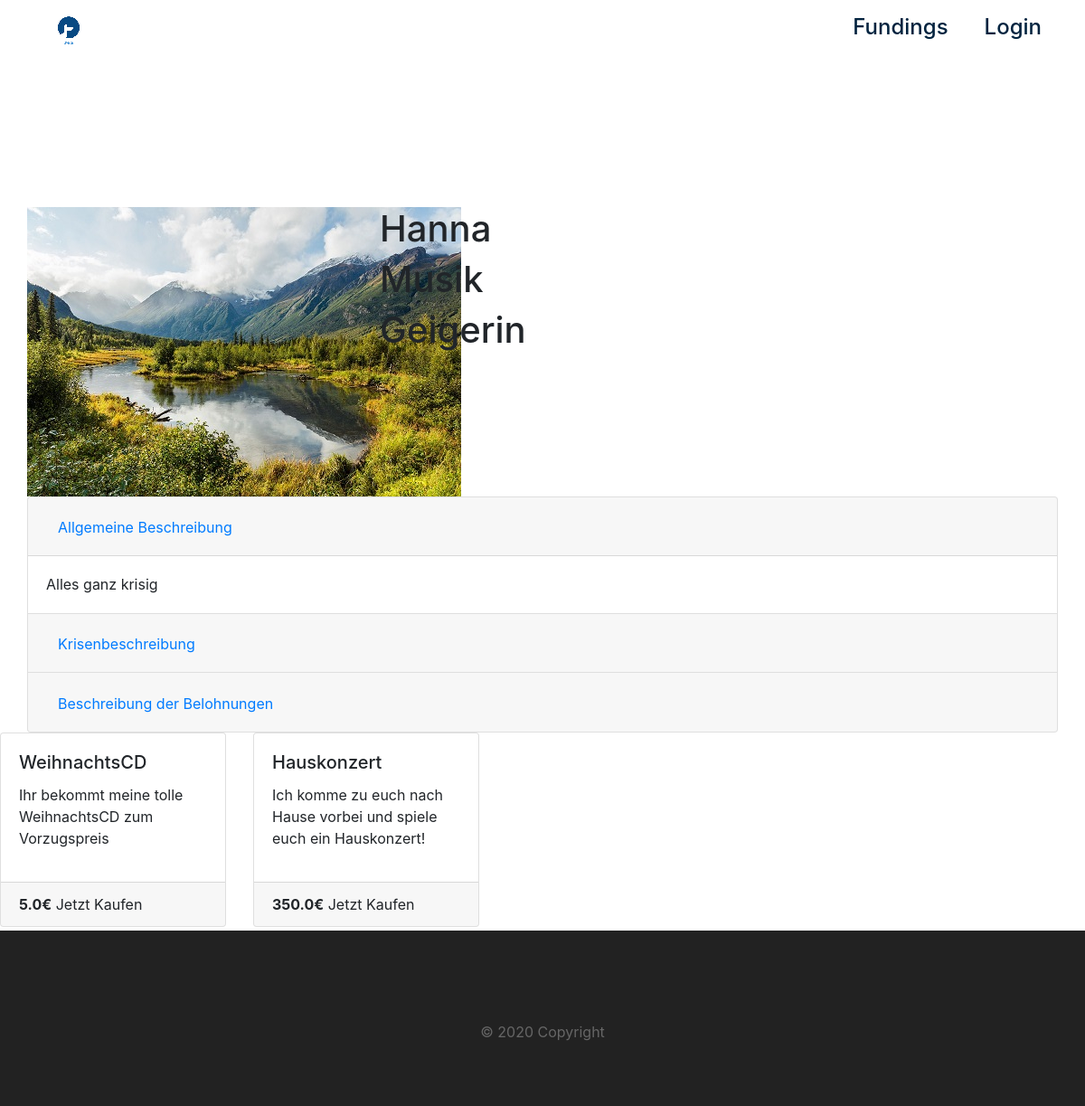
Page /page/1 on the committed database.
### app.py (models this page shows)
class Page(db.Model):
    id = db.Column(db.Integer, primary_key=True)
    creator_id = db.Column(db.Integer, db.ForeignKey("user.id"))
    artist_name = db.Column(db.String)
    artist_category = db.Column(db.String)
    artist_job = db.Column(db.String)
    artist_location_lat = db.Column(db.Float)
    artist_location_long = db.Column(db.Float)
    description_title = db.Column(db.String)
    description_general = db.Column(db.String)
    description_crisis = db.Column(db.String)
    description_rewards = db.Column(db.String)
    titlepicture_path = db.Column(db.String)
    media_path = db.Column(db.String)
    rewards = db.relationship('Reward', backref='Page', lazy=True)

class Reward(db.Model):
    Page_Id = db.Column(db.Integer, db.ForeignKey("page.id"))
    id = db.Column(db.Integer, primary_key=True)
    title = db.Column(db.String)
    description = db.Column(db.String)
    category_form = db.Column(db.String)
    category_time = db.Column(db.String)
    price = db.Column(db.Float)
    primary = db.Column(db.Boolean)
    active = db.Column(db.Boolean)

### app.py (the view)
@app.route("/page/<int:PageId>")
def page(PageId):
    pageName = "Test"
    page = Page.query.filter_by(id = PageId).first()
    rewards = Reward.query.filter(Reward.Page_Id == PageId).order_by(Reward.price.asc())
    return render_template("page.html", title=f"{pageName}", page=page, rewards=rewards)

### templates/page.html (shortened to what this page needs)
{% extends "layout.html" %}
{% import "bootstrap/wtf.html" as wtf %}
{% block body %}
<header class="page-header header container-fluid">
  <div class="container-fluid" style="margin-top:10em;">
  <div class="row">
  <div class="col col-sm-4">
        <img src="/static/images/image.jpg" alt="">
  </div>
  <div class="col col-sm-8">
    <h1>{{page.artist_name}}</h1>
    <h1>{{page.artist_category}}</h1>
    <h1>{{page.artist_job}}</h1>
    </div>
  </div>
  <div class="row">
    <div class="col col-sm-12">
        <div class="accordion" id="accordionExample">
            <div class="card">
            <div class="card-header" id="headingOne">
                <h2 class="mb-0">
                <button class="btn btn-link" type="button" data-toggle="collapse" data-target="#collapseOne" aria-expanded="true" aria-controls="collapseOne">
                    Allgemeine Beschreibung
                </button>
                </h2>
            </div>
            <div id="collapseOne" class="collapse show" aria-labelledby="headingOne" data-parent="#accordionExample">
                <div class="card-body">
                    {{page.description_general}}
                </div>
            </div>
            </div>
            <div class="card">
            <div class="card-header" id="headingTwo">
                <h2 class="mb-0">
                <button class="btn btn-link collapsed" type="button" data-toggle="collapse" data-target="#collapseTwo" aria-expanded="false" aria-controls="collapseTwo">
                        Krisenbeschreibung
                </button>
                </h2>
            </div>
            </div>
            <div class="card">
            <div class="card-header" id="headingThree">
                <h2 class="mb-0">
                <button class="btn btn-link collapsed" type="button" data-toggle="collapse" data-target="#collapseThree" aria-expanded="false" aria-controls="collapseThree">
                    Beschreibung der Belohnungen
                </button>
                </h2>
            </div>
            </div>
        </div>
    </div>
    <div class="row">
        <div class="card-deck justify-content-center">
            {% for r in rewards %}
            <div class="card mb-3" style="min-width:250px; max-width:250px;">
            <div class="card-body">
                <h5 class="card-title">{{r.title}}</h5>
                <p class="card-text">{{r.description}}</p>
            </div>
            <div class="card-footer">
                <strong>{{r.price}}€</strong> Jetzt Kaufen
            </div>
            </div>
            {% endfor %}
        </div>
    </div>
    </div>
  </header>
{% endblock %}

### static/main.css (style rules this page uses)
body { padding: 0; margin: 0; background: #fff; }
.header { background-size: cover; background-position: center; position: relative; max-height: 90%; }

### rows in the picture
Page: artist_name "Hanna", artist_category "Musik", artist_job "Geigerin", description_general "Alles ganz krisig"
Reward: title "WeihnachtsCD", description "Ihr bekommt meine tolle WeihnachtsCD zum Vorzugspreis", price "5.0"
Reward: title "Hauskonzert", description "Ich komme zu euch nach Hause vorbei und spiele euch ein Hauskonzert!", price "350.0"
